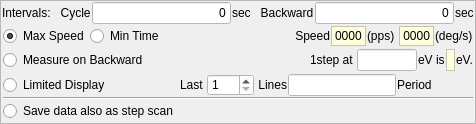
              <widget class="QFrame" name="QConditionBox">
               <property name="frameShape">
                <enum>QFrame::StyledPanel</enum>
               </property>
               <property name="frameShadow">
                <enum>QFrame::Raised</enum>
               </property>
               <layout class="QGridLayout" name="gridLayout_52">
                <property name="leftMargin">
                 <number>1</number>
                </property>
                <property name="topMargin">
                 <number>1</number>
                </property>
                <property name="rightMargin">
                 <number>1</number>
                </property>
                <property name="bottomMargin">
                 <number>1</number>
                </property>
                <property name="spacing">
                 <number>1</number>
                </property>
                <item row="0" column="0">
                 <layout class="QGridLayout" name="gridLayout_63">
                  <item row="0" column="0">
                   <widget class="QLabel" name="label_115">
                    <property name="text">
                     <string>Intervals:   Cycle</string>
                    </property>
                   </widget>
                  </item>
                  <item row="0" column="1">
                   <widget class="QLineEdit" name="QIntervalCycle">
                    <property name="styleSheet">
                     <string notr="true">background-color: rgb(255, 255, 255);</string>
                    </property>
                    <property name="text">
                     <string>0</string>
                    </property>
                    <property name="alignment">
                     <set>Qt::AlignRight|Qt::AlignTrailing|Qt::AlignVCenter</set>
                    </property>
                   </widget>
                  </item>
                  <item row="0" column="2">
                   <widget class="QLabel" name="label_116">
                    <property name="text">
                     <string>sec   Backward</string>
                    </property>
                   </widget>
                  </item>
                  <item row="0" column="3">
                   <widget class="QLineEdit" name="QIntervalHalf">
                    <property name="styleSheet">
                     <string notr="true">background-color: rgb(255, 255, 255);</string>
                    </property>
                    <property name="text">
                     <string>0</string>
                    </property>
                    <property name="alignment">
                     <set>Qt::AlignRight|Qt::AlignTrailing|Qt::AlignVCenter</set>
                    </property>
                   </widget>
                  </item>
                  <item row="0" column="4">
                   <widget class="QLabel" name="label_117">
                    <property name="text">
                     <string>sec</string>
                    </property>
                   </widget>
                  </item>
                 </layout>
                </item>
                <item row="3" column="0">
                 <widget class="QFrame" name="QLimitedDisplayFrame">
                  <property name="toolTip">
                   <string>&lt;html&gt;&lt;head/&gt;&lt;body&gt;&lt;p&gt;Last X [Lines] will be displayed, and for the lines older than the 'X', lines measured at every Y [periods] will be displayed. &lt;/p&gt;&lt;/body&gt;&lt;/html&gt;</string>
                  </property>
                  <property name="frameShape">
                   <enum>QFrame::NoFrame</enum>
                  </property>
                  <property name="frameShadow">
                   <enum>QFrame::Raised</enum>
                  </property>
                  <layout class="QGridLayout" name="gridLayout_55">
                   <property name="leftMargin">
                    <number>1</number>
                   </property>
                   <property name="topMargin">
                    <number>1</number>
                   </property>
                   <property name="rightMargin">
                    <number>1</number>
                   </property>
                   <property name="bottomMargin">
                    <number>1</number>
                   </property>
                   <property name="spacing">
                    <number>1</number>
                   </property>
                   <item row="2" column="4">
                    <widget class="QLineEdit" name="QDispLinePeriod">
                     <property name="sizePolicy">
                      <sizepolicy hsizetype="Expanding" vsizetype="Fixed">
                       <horstretch>1</horstretch>
                       <verstretch>0</verstretch>
                      </sizepolicy>
                     </property>
                     <property name="styleSheet">
                      <string notr="true">background-color: rgb(255, 255, 255);</string>
                     </property>
                    </widget>
                   </item>
                   <item row="2" column="0">
                    <widget class="QRadioButton" name="QLimitedDisplay">
                     <property name="sizePolicy">
                      <sizepolicy hsizetype="Maximum" vsizetype="Fixed">
                       <horstretch>0</horstretch>
                       <verstretch>0</verstretch>
                      </sizepolicy>
                     </property>
                     <property name="text">
                      <string>Limited Display</string>
                     </property>
                     <property name="autoExclusive">
                      <bool>false</bool>
                     </property>
                    </widget>
                   </item>
                   <item row="2" column="2">
                    <widget class="QSpinBox" name="QLastLines">
                     <property name="styleSheet">
                      <string notr="true">background-color: rgb(255, 255, 255);</string>
                     </property>
                     <property name="minimum">
                      <number>1</number>
                     </property>
                     <property name="maximum">
                      <number>100</number>
                     </property>
                    </widget>
                   </item>
                   <item row="2" column="1">
                    <widget class="QLabel" name="label_82">
                     <property name="sizePolicy">
                      <sizepolicy hsizetype="Maximum" vsizetype="Preferred">
                       <horstretch>0</horstretch>
                       <verstretch>0</verstretch>
                      </sizepolicy>
                     </property>
                     <property name="toolTip">
                      <string>&lt;html&gt;&lt;head/&gt;&lt;body&gt;&lt;p&gt;Last X [Lines] will be displayed, and for the lines older than the 'X', lines measured at every Y [periods] will be displayed. &lt;/p&gt;&lt;/body&gt;&lt;/html&gt;</string>
                     </property>
                     <property name="text">
                      <string>Last </string>
                     </property>
                     <property name="alignment">
                      <set>Qt::AlignRight|Qt::AlignTrailing|Qt::AlignVCenter</set>
                     </property>
                    </widget>
                   </item>
                   <item row="2" column="3">
                    <widget class="QLabel" name="label_83">
                     <property name="text">
                      <string> Lines</string>
                     </property>
                    </widget>
                   </item>
                   <item row="2" column="6">
                    <spacer name="horizontalSpacer_21">
                     <property name="orientation">
                      <enum>Qt::Horizontal</enum>
                     </property>
                     <property name="sizeHint" stdset="0">
                      <size>
                       <width>40</width>
                       <height>20</height>
                      </size>
                     </property>
                    </spacer>
                   </item>
                   <item row="2" column="5">
                    <widget class="QLabel" name="label_85">
                     <property name="text">
                      <string>Period</string>
                     </property>
                    </widget>
                   </item>
                   <item row="4" column="0">
                    <widget class="QRadioButton" name="SaveQDataAsStepScan">
                     <property name="toolTip">
                      <string>&lt;html&gt;&lt;head/&gt;&lt;body&gt;&lt;p&gt;Measured data in Q-XAFS mode will be reformed into a step-scan like data stream with block parameters for step-scan and saved with an altanative file name.&lt;/p&gt;&lt;/body&gt;&lt;/html&gt;</string>
                     </property>
                     <property name="text">
                      <string>Save data also as step scan</string>
                     </property>
                     <property name="checkable">
                      <bool>true</bool>
                     </property>
                     <property name="autoExclusive">
                      <bool>false</bool>
                     </property>
                    </widget>
                   </item>
                   <item row="3" column="0" colspan="7">
                    <widget class="Line" name="line_10">
                     <property name="orientation">
                      <enum>Qt::Horizontal</enum>
                     </property>
                    </widget>
                   </item>
                  </layout>
                 </widget>
                </item>
                <item row="1" column="0">
                 <widget class="QFrame" name="QMinMaxBox">
                  <property name="frameShape">
                   <enum>QFrame::NoFrame</enum>
                  </property>
                  <property name="frameShadow">
                   <enum>QFrame::Raised</enum>
                  </property>
                  <layout class="QGridLayout" name="gridLayout_53">
                   <property name="leftMargin">
                    <number>1</number>
                   </property>
                   <property name="topMargin">
                    <number>1</number>
                   </property>
                   <property name="rightMargin">
                    <number>1</number>
                   </property>
                   <property name="bottomMargin">
                    <number>1</number>
                   </property>
                   <property name="spacing">
                    <number>1</number>
                   </property>
                   <item row="1" column="1">
                    <widget class="QRadioButton" name="QMinTime">
                     <property name="toolTip">
                      <string>&lt;html&gt;&lt;head/&gt;&lt;body&gt;&lt;p&gt;Limit the top speed to realize the minimum scan time.&lt;/p&gt;&lt;p&gt;Optimize the total time including the time to run up to the top speed.&lt;/p&gt;&lt;/body&gt;&lt;/html&gt;</string>
                     </property>
                     <property name="text">
                      <string>Min Time</string>
                     </property>
                    </widget>
                   </item>
                   <item row="1" column="0">
                    <widget class="QRadioButton" name="QMaxSpeed">
                     <property name="toolTip">
                      <string>&lt;html&gt;&lt;head/&gt;&lt;body&gt;&lt;p&gt;Allow maximum speed, in the measurement region.&lt;/p&gt;&lt;p&gt;In some case, it takes longer time for the total scan process,&lt;/p&gt;&lt;p&gt;as it spend longer time to reach the top speed.&lt;/p&gt;&lt;/body&gt;&lt;/html&gt;</string>
                     </property>
                     <property name="text">
                      <string>Max Speed</string>
                     </property>
                     <property name="checked">
                      <bool>true</bool>
                     </property>
                    </widget>
                   </item>
                   <item row="1" column="2">
                    <spacer name="horizontalSpacer_20">
                     <property name="orientation">
                      <enum>Qt::Horizontal</enum>
                     </property>
                     <property name="sizeHint" stdset="0">
                      <size>
                       <width>40</width>
                       <height>20</height>
                      </size>
                     </property>
                    </spacer>
                   </item>
                   <item row="1" column="5">
                    <widget class="QLabel" name="label_110">
                     <property name="text">
                      <string>(pps) </string>
                     </property>
                    </widget>
                   </item>
                   <item row="1" column="3">
                    <widget class="QLabel" name="label_68">
                     <property name="text">
                      <string>Speed</string>
                     </property>
                     <property name="alignment">
                      <set>Qt::AlignRight|Qt::AlignTrailing|Qt::AlignVCenter</set>
                     </property>
                    </widget>
                   </item>
                   <item row="1" column="6">
                    <widget class="QLabel" name="DispQSpeedInDPS">
                     <property name="styleSheet">
                      <string notr="true">background-color: rgb(255, 255, 221);</string>
                     </property>
                     <property name="frameShape">
                      <enum>QFrame::StyledPanel</enum>
                     </property>
                     <property name="text">
                      <string>0000</string>
                     </property>
                     <property name="alignment">
                      <set>Qt::AlignRight|Qt::AlignTrailing|Qt::AlignVCenter</set>
                     </property>
                    </widget>
                   </item>
                   <item row="1" column="4">
                    <widget class="QLabel" name="DispQSpeedInPPS">
                     <property name="styleSheet">
                      <string notr="true">background-color: rgb(255, 255, 221);</string>
                     </property>
                     <property name="frameShape">
                      <enum>QFrame::StyledPanel</enum>
                     </property>
                     <property name="text">
                      <string>0000</string>
                     </property>
                    </widget>
                   </item>
                   <item row="1" column="7">
                    <widget class="QLabel" name="label_113">
                     <property name="text">
                      <string>(deg/s)</string>
                     </property>
                    </widget>
                   </item>
                  </layout>
                 </widget>
                </item>
                <item row="2" column="0">
                 <widget class="QFrame" name="frame_23">
                  <property name="frameShape">
                   <enum>QFrame::NoFrame</enum>
                  </property>
                  <property name="frameShadow">
                   <enum>QFrame::Raised</enum>
                  </property>
                  <layout class="QGridLayout" name="gridLayout_54">
                   <property name="leftMargin">
                    <number>1</number>
                   </property>
                   <property name="topMargin">
                    <number>1</number>
                   </property>
                   <property name="rightMargin">
                    <number>1</number>
                   </property>
                   <property name="bottomMargin">
                    <number>1</number>
                   </property>
                   <property name="spacing">
                    <number>1</number>
                   </property>
                   <item row="0" column="6">
                    <widget class="QLabel" name="QDeltaAtRefPoint">
                     <property name="styleSheet">
                      <string notr="true">background-color: rgb(255, 255, 221);</string>
                     </property>
                     <property name="frameShape">
                      <enum>QFrame::StyledPanel</enum>
                     </property>
                     <property name="text">
                      <string/>
                     </property>
                    </widget>
                   </item>
                   <item row="0" column="2">
                    <widget class="QLabel" name="label_123">
                     <property name="text">
                      <string>1step at </string>
                     </property>
                    </widget>
                   </item>
                   <item row="0" column="3">
                    <widget class="QLineEdit" name="QRefPoint">
                     <property name="sizePolicy">
                      <sizepolicy hsizetype="Maximum" vsizetype="Fixed">
                       <horstretch>0</horstretch>
                       <verstretch>0</verstretch>
                      </sizepolicy>
                     </property>
                     <property name="maximumSize">
                      <size>
                       <width>60</width>
                       <height>16777215</height>
                      </size>
                     </property>
                     <property name="styleSheet">
                      <string notr="true">background-color: rgb(255, 255, 255);</string>
                     </property>
                    </widget>
                   </item>
                   <item row="0" column="4">
                    <widget class="QLabel" name="label_126">
                     <property name="text">
                      <string>eV is</string>
                     </property>
                    </widget>
                   </item>
                   <item row="0" column="0">
                    <widget class="QRadioButton" name="QMeasOnBackward">
                     <property name="text">
                      <string>Measure on Backward</string>
                     </property>
                    </widget>
                   </item>
                   <item row="0" column="1">
                    <spacer name="horizontalSpacer_19">
                     <property name="orientation">
                      <enum>Qt::Horizontal</enum>
                     </property>
                     <property name="sizeHint" stdset="0">
                      <size>
                       <width>40</width>
                       <height>20</height>
                      </size>
                     </property>
                    </spacer>
                   </item>
                   <item row="0" column="7">
                    <widget class="QLabel" name="label_130">
                     <property name="text">
                      <string>eV.</string>
                     </property>
                    </widget>
                   </item>
                  </layout>
                 </widget>
                </item>
               </layout>
              </widget>
